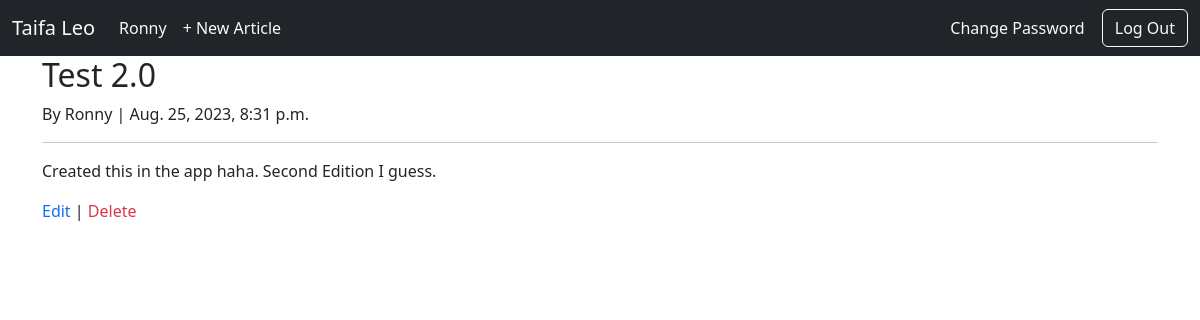
/articles/4/ (signed in), run on the app's committed database.
### users/models.py (models this page shows)
class CustomUser(AbstractUser):
    age = models.PositiveIntegerField(null=True, blank=True)

### pages/models.py (models this page shows, shortened)
class Article(models.Model):
    title = models.CharField(max_length=255)
    author = models.ForeignKey(
        get_user_model(),
        on_delete=models.CASCADE
    )
    date = models.DateTimeField(auto_now_add=True)
    content = models.TextField()

### pages/views.py (the view)
# urls.py: path("articles/<int:pk>/", ArticleDetailView.as_view(), name="article_detail"),
class ArticleDetailView(LoginRequiredMixin, DetailView):
    login_url = "login"
    model = Article
    template_name = "article_detail.html"

### templates/article_detail.html
{% extends 'base.html' %}
{% block content %}
<div class="article-entry">
    <h2>{{ article.title }}</h2>
    <p>By {{ article.author }} | {{ article.date }}</p>
    <hr>
    <p>{{ article.content }}</p>
</div>
{% if user.is_authenticated and user == article.author %}
<p>
    <a href="{% url 'article_edit' article.pk %}" class="text-primary text-decoration-none">Edit</a> |
    <a href="{% url 'article_delete' article.pk %}" class="text-danger text-decoration-none">Delete</a>
</p>
{% endif %}
{% endblock %}

### templates/base.html (shortened to what this page needs)
{% load static %}
<!DOCTYPE html>
<html lang="en">
<head>
    <link href="https://cdn.jsdelivr.net/npm/bootstrap@5.3.1/dist/css/bootstrap.min.css" rel="stylesheet">
    <link rel="stylesheet" href="{% static 'styles.css' %}">
</head>
<body>
    <nav class=" navbar navbar-expand-lg bg-dark text-light text-light">
        <div class="container-fluid text-light">
          <a class="navbar-brand text-light" href="{% url 'article_list' %}">Taifa Leo</a>
          <div class="collapse navbar-collapse" id="navbarSupportedContent">
            {% if user.is_authenticated %}
            <ul class="navbar-nav me-auto mb-2 mb-lg-0">
              <li class="nav-item">
                <a class="nav-link active text-light" aria-current="page" href="#">{{ user.username }}</a>
              </li>
              <li class="nav-item">
                <a class="nav-link  text-light" aria-current="page" href="{% url 'article_new' %}">+ New Article</a>
              </li>
            </ul>
            <form>
              <button class="btn btn-white">
                <a href="" class="text-decoration-none text-light">Change Password</a>
              </button>
              <button class="btn btn-outline-light" type="submit">
                    <a href="{% url 'logout' %}" class="text-decoration-none text-light">Log Out</a>
               </button>
            </form>
            {% endif %}
          </div>
        </div>
      </nav>
    <div class="container">
        {% block content %}
        {% endblock %}
    </div>
</body>
</html>

### static/styles.css (style rules this page uses)
body { background-image: url("../static/imgs/brennan-burling-ay53qag90W8-unsplash.jpg"); background-size: cover; background-repeat: no-repeat; }

### data on the page
CustomUser: username "Ronny"
Article: title "Test 2.0", author "Ronny", date "Aug. 25, 2023, 8:31 p.m.", content "Created this in the app haha. Second Edition I guess."
